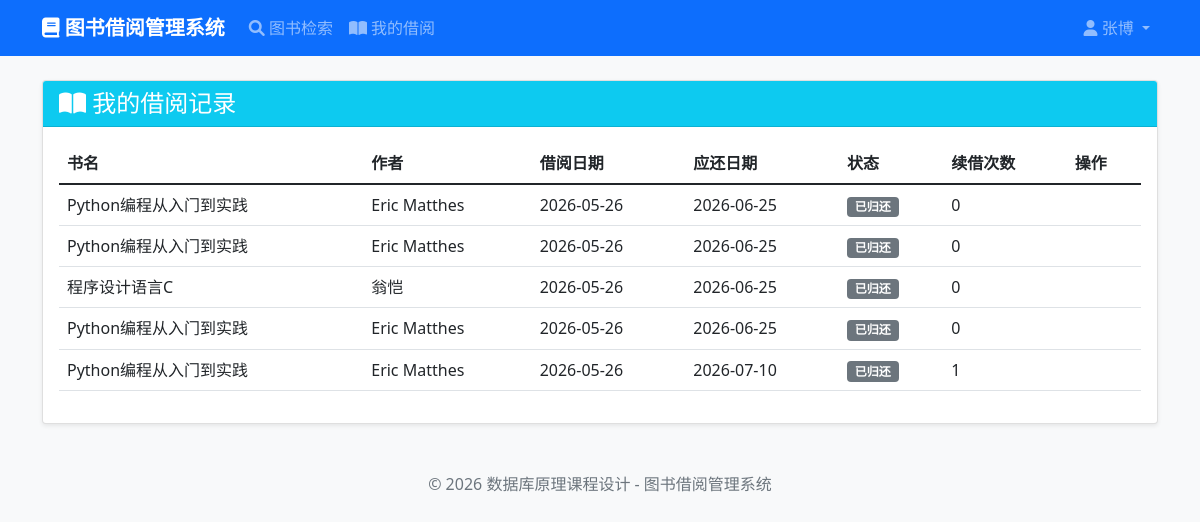
/my_borrow (signed in), run on an earlier commit of the app's database.
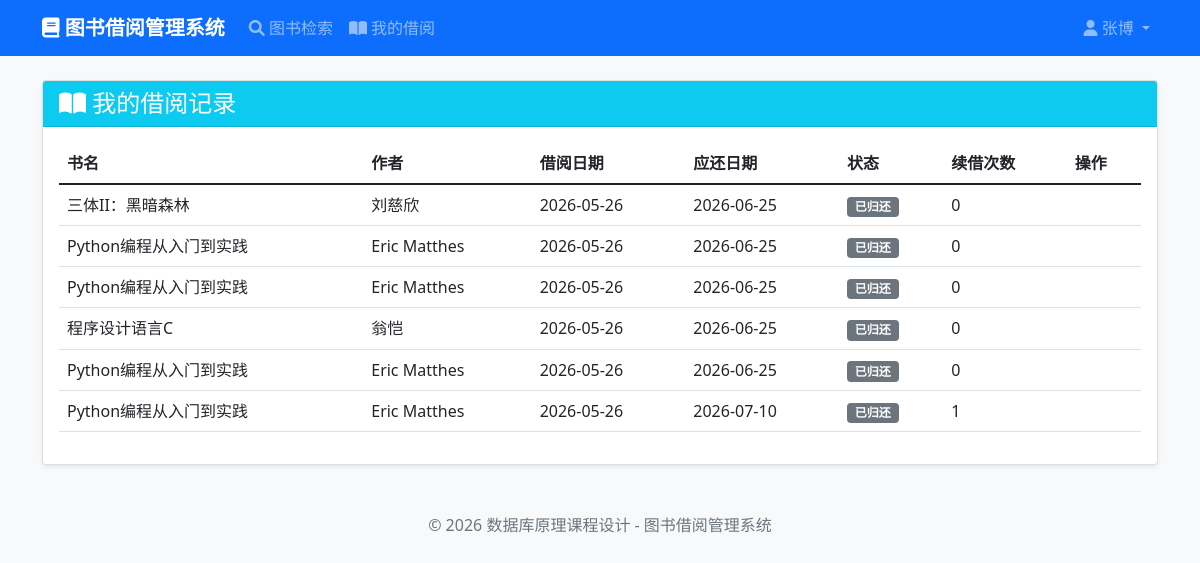
And on a later commit of the database.
### models.py (models this page shows, shortened)
class BorrowRecord(db.Model):
    __tablename__ = 'borrow_records'
    id = db.Column(db.Integer, primary_key=True)
    user_id = db.Column(db.Integer, db.ForeignKey('users.id'), nullable=False)
    book_id = db.Column(db.Integer, db.ForeignKey('books.id'), nullable=False)
    borrow_date = db.Column(db.DateTime, default=datetime.now)
    due_date = db.Column(db.DateTime, nullable=False)
    return_date = db.Column(db.DateTime, nullable=True)
    status = db.Column(db.String(20), default='borrowed')
    renew_count = db.Column(db.Integer, default=0)
    def is_overdue(self):
        if self.status == 'borrowed' and datetime.now() > self.due_date:
            return True
        return False

class Book(db.Model):
    __tablename__ = 'books'
    id = db.Column(db.Integer, primary_key=True)
    title = db.Column(db.String(200), nullable=False)
    author = db.Column(db.String(100), nullable=False)
    isbn = db.Column(db.String(20), unique=True, nullable=False)
    publisher = db.Column(db.String(100))
    price = db.Column(db.Float)
    total_copies = db.Column(db.Integer, default=1)
    available_copies = db.Column(db.Integer, default=1)
    category_id = db.Column(db.Integer, db.ForeignKey('categories.id'), nullable=False)
    borrow_records = db.relationship('BorrowRecord', backref='book', lazy=True)

### app.py (the view)
@app.route('/my_borrow')
@login_required
def my_borrow():
    records = BorrowRecord.query.filter_by(user_id=current_user.id).order_by(BorrowRecord.borrow_date.desc()).all()
    return render_template('my_borrow.html', records=records)

### app.py (called while the page is built)
@login_manager.user_loader
def load_user(user_id):
    return User.query.get(int(user_id))

### models.py (called while the page is built)
    def is_admin(self):
        return self.role == 'admin'

### templates/my_borrow.html (shortened to what this page needs)
{% extends "base.html" %}
{% block content %}
<div class="card">
    <div class="card-header bg-info text-white"><h4 class="mb-0"><i class="fas fa-book-open"></i> 我的借阅记录</h4></div>
    <div class="card-body">
        <table class="table">
            <thead><tr><th>书名</th><th>作者</th><th>借阅日期</th><th>应还日期</th><th>状态</th><th>续借次数</th><th>操作</th></tr></thead>
            <tbody>
                {% for record in records %}
                <tr>
                    <td>{{ record.book.title }}</td>
                    <td>{{ record.book.author }}</td>
                    <td>{{ record.borrow_date.strftime('%Y-%m-%d') }}</td>
                    <td class="{% if record.is_overdue() %}text-danger{% endif %}">{{ record.due_date.strftime('%Y-%m-%d') }}{% if record.is_overdue() %} <span class="badge bg-danger">逾期</span>{% endif %}</td>
                    <td>{% if record.status == 'borrowed' %}<span class="badge bg-warning">借阅中</span>{% else %}<span class="badge bg-secondary">已归还</span>{% endif %}</td>
                    <td>{{ record.renew_count }}</td>
                    <td>
                    </td>
                </tr>
                {% else %}
                <tr><td colspan="7" class="text-center">暂无借阅记录</td></tr>
                {% endfor %}
            </tbody>
        </table>
    </div>
</div>
{% endblock %}

What changed in the data, as far as the page shows it:
added BorrowRecord: book "三体II：黑暗森林", book.author "刘慈欣", borrow_date "2026-05-26", due_date "2026-06-25", status "已归还", renew_count "0"
